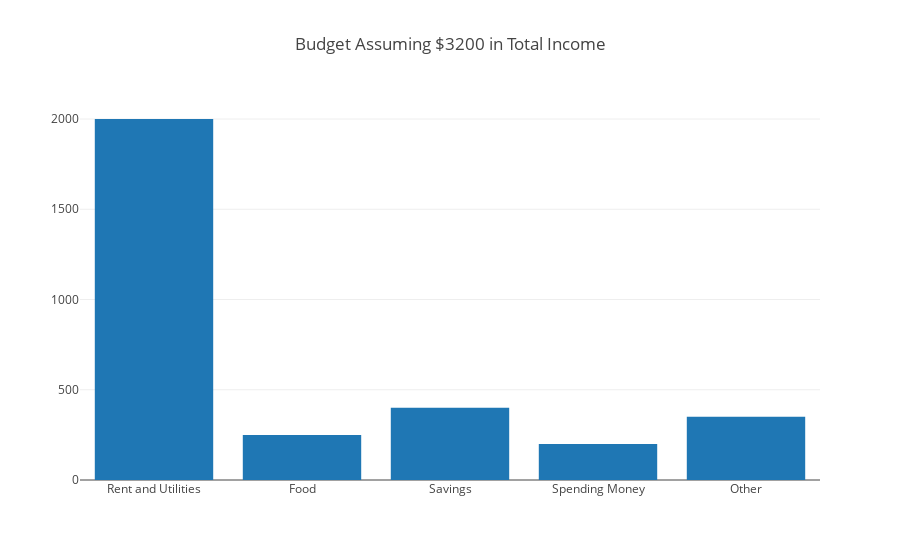

Here is the notebook cell this chart was saved with:
### Markdown cell above
It is important to understand that though this is an example of a percentage distribution, your budget would be tuned to your needs and circumstances. It may also have more components. Another way you could divide up your income is by alloting a fixed dollar amount for each expense.

### Code cell
# Run this code to display the graph.

import src.chart as sc
sc.bar()

### Figure 1 — Plotly figure (JSON) as saved in the notebook; plotly's stock layout.template omitted (floating-point values rounded to 4 significant figures)
{"data": [{"type": "bar", "x": ["Rent and Utilities", "Food", "Savings", "Spending Money", "Other"], "y": [2000, 250, 400, 200, 350]}], "layout": {"title": "Budget Assuming $3200 in Total Income"}}
